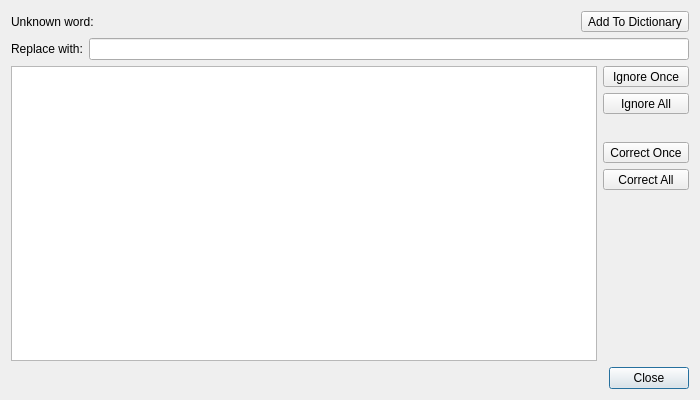
<?xml version="1.0" encoding="UTF-8"?>
<ui version="4.0">
 <class>FeatherNotes::SpellDialog</class>
 <widget class="QDialog" name="spellDialog">
  <property name="geometry">
   <rect>
    <x>0</x>
    <y>0</y>
    <width>700</width>
    <height>400</height>
   </rect>
  </property>
  <property name="windowTitle">
   <string notr="true">Dialog</string>
  </property>
  <layout class="QVBoxLayout" name="verticalLayout">
   <item>
    <layout class="QHBoxLayout" name="horizontalLayout">
     <property name="spacing">
      <number>5</number>
     </property>
     <item>
      <widget class="QLabel" name="label">
       <property name="text">
        <string>Unknown word:</string>
       </property>
      </widget>
     </item>
     <item>
      <widget class="QLabel" name="misspelledLabel">
       <property name="sizePolicy">
        <sizepolicy hsizetype="MinimumExpanding" vsizetype="Preferred">
         <horstretch>0</horstretch>
         <verstretch>0</verstretch>
        </sizepolicy>
       </property>
       <property name="minimumSize">
        <size>
         <width>200</width>
         <height>0</height>
        </size>
       </property>
       <property name="text">
        <string/>
       </property>
      </widget>
     </item>
     <item>
      <widget class="QToolButton" name="addToDict">
       <property name="text">
        <string>Add To Dictionary</string>
       </property>
      </widget>
     </item>
    </layout>
   </item>
   <item>
    <layout class="QHBoxLayout" name="horizontalLayout_1">
     <item>
      <widget class="QLabel" name="label_1">
       <property name="text">
        <string>Replace with:</string>
       </property>
      </widget>
     </item>
     <item>
      <widget class="QLineEdit" name="replace"/>
     </item>
    </layout>
   </item>
   <item>
    <layout class="QHBoxLayout" name="horizontalLayout_2" stretch="1,0">
     <item>
      <widget class="QListWidget" name="listWidget"/>
     </item>
     <item>
      <layout class="QVBoxLayout" name="verticalLayout_1">
       <item>
        <widget class="QToolButton" name="ignoreOnce">
         <property name="sizePolicy">
          <sizepolicy hsizetype="MinimumExpanding" vsizetype="Fixed">
           <horstretch>0</horstretch>
           <verstretch>0</verstretch>
          </sizepolicy>
         </property>
         <property name="text">
          <string>Ignore Once</string>
         </property>
        </widget>
       </item>
       <item>
        <widget class="QToolButton" name="ignoreAll">
         <property name="sizePolicy">
          <sizepolicy hsizetype="MinimumExpanding" vsizetype="Fixed">
           <horstretch>0</horstretch>
           <verstretch>0</verstretch>
          </sizepolicy>
         </property>
         <property name="text">
          <string>Ignore All</string>
         </property>
        </widget>
       </item>
       <item>
        <spacer name="verticalSpacer_2">
         <property name="orientation">
          <enum>Qt::Vertical</enum>
         </property>
         <property name="sizeType">
          <enum>QSizePolicy::Fixed</enum>
         </property>
         <property name="sizeHint" stdset="0">
          <size>
           <width>5</width>
           <height>22</height>
          </size>
         </property>
        </spacer>
       </item>
       <item>
        <widget class="QToolButton" name="correctOnce">
         <property name="sizePolicy">
          <sizepolicy hsizetype="MinimumExpanding" vsizetype="Fixed">
           <horstretch>0</horstretch>
           <verstretch>0</verstretch>
          </sizepolicy>
         </property>
         <property name="text">
          <string>Correct Once</string>
         </property>
        </widget>
       </item>
       <item>
        <widget class="QToolButton" name="correctAll">
         <property name="sizePolicy">
          <sizepolicy hsizetype="MinimumExpanding" vsizetype="Fixed">
           <horstretch>0</horstretch>
           <verstretch>0</verstretch>
          </sizepolicy>
         </property>
         <property name="text">
          <string>Correct All</string>
         </property>
        </widget>
       </item>
       <item>
        <spacer name="verticalSpacer">
         <property name="orientation">
          <enum>Qt::Vertical</enum>
         </property>
         <property name="sizeType">
          <enum>QSizePolicy::MinimumExpanding</enum>
         </property>
         <property name="sizeHint" stdset="0">
          <size>
           <width>5</width>
           <height>5</height>
          </size>
         </property>
        </spacer>
       </item>
      </layout>
     </item>
    </layout>
   </item>
   <item>
    <widget class="QDialogButtonBox" name="buttonBox">
     <property name="orientation">
      <enum>Qt::Horizontal</enum>
     </property>
     <property name="standardButtons">
      <set>QDialogButtonBox::Close</set>
     </property>
    </widget>
   </item>
  </layout>
 </widget>
 <resources/>
 <connections>
  <connection>
   <sender>buttonBox</sender>
   <signal>clicked(QAbstractButton*)</signal>
   <receiver>spellDialog</receiver>
   <slot>close()</slot>
   <hints>
    <hint type="sourcelabel">
     <x>316</x>
     <y>260</y>
    </hint>
    <hint type="destinationlabel">
     <x>286</x>
     <y>274</y>
    </hint>
   </hints>
  </connection>
 </connections>
</ui>
